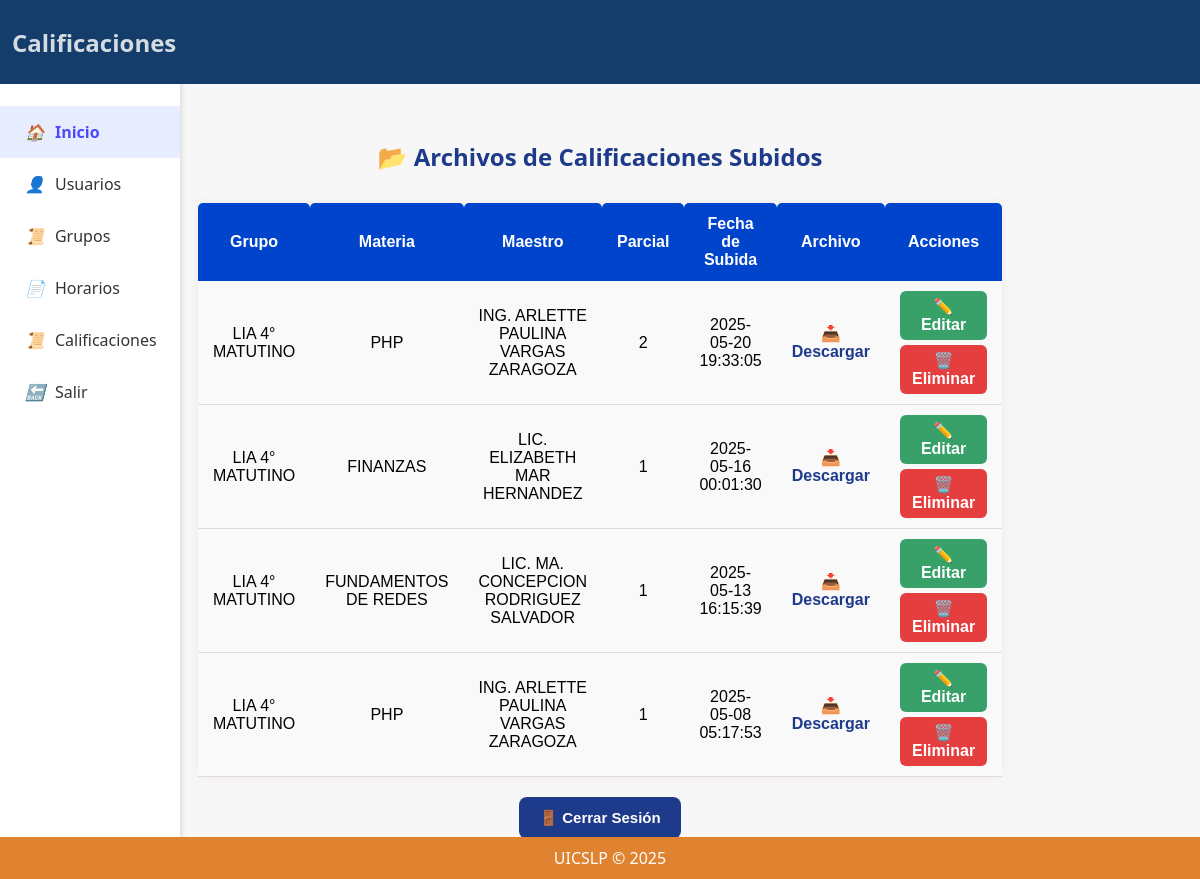
/panel_admin.php (signed in), run on an earlier commit of the app's database.
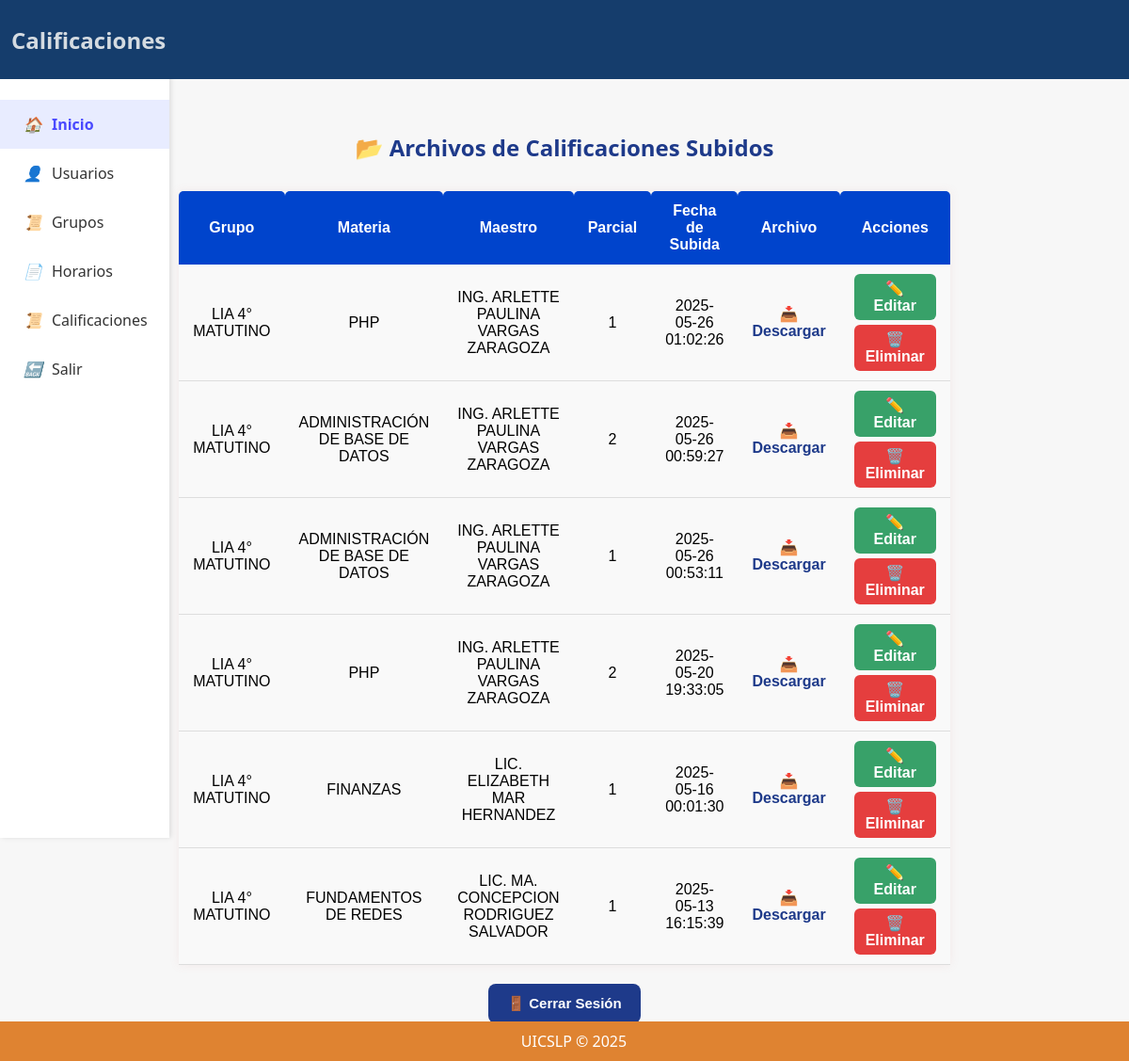
And on a later commit of the database.
### tables this page shows
CREATE TABLE IF NOT EXISTS `archivos_calificaciones` (
  `id_archivo` int NOT NULL AUTO_INCREMENT,
  `id_maestro` int NOT NULL,
  `id_grupo` int NOT NULL,
  `id_materia` int NOT NULL,
  `parcial` int NOT NULL,
  `nombre_excel` varchar(255) DEFAULT NULL,
  `nombre_pdf` varchar(255) DEFAULT NULL,
  `fecha_subida` timestamp NULL DEFAULT CURRENT_TIMESTAMP,
  PRIMARY KEY (`id_archivo`),
  KEY `id_maestro` (`id_maestro`),
  KEY `id_grupo` (`id_grupo`),
  KEY `id_materia` (`id_materia`)
);

CREATE TABLE IF NOT EXISTS `grupos` (
  `id_grupo` int NOT NULL AUTO_INCREMENT,
  `nombre_grupo` varchar(100) NOT NULL,
  `id_carrera` int NOT NULL,
  `id_semestre` int DEFAULT NULL,
  PRIMARY KEY (`id_grupo`),
  KEY `id_carrera` (`id_carrera`),
  KEY `id_semestre` (`id_semestre`)
);

CREATE TABLE IF NOT EXISTS `materias` (
  `id_materia` int NOT NULL AUTO_INCREMENT,
  `nombre_materia` varchar(100) NOT NULL,
  PRIMARY KEY (`id_materia`)
);

CREATE TABLE IF NOT EXISTS `maestros` (
  `id_maestro` int NOT NULL AUTO_INCREMENT,
  `nombre_completo` varchar(100) NOT NULL,
  `usuario` varchar(20) NOT NULL,
  `contrasena` varchar(255) NOT NULL,
  PRIMARY KEY (`id_maestro`),
  UNIQUE KEY `usuario` (`usuario`)
);

### panel_admin.php (the view, shortened to what this page needs)
<?php
include("conexion.php");
$sql = "
SELECT
    ac.id_archivo,
    ac.id_grupo,
    ac.id_materia,
    ac.id_maestro,
    g.nombre_grupo,
    m.nombre_materia,
    ma.nombre_completo AS maestro,
    ac.parcial,
    ac.nombre_excel,
    ac.fecha_subida
FROM archivos_calificaciones ac
JOIN grupos g ON ac.id_grupo = g.id_grupo
JOIN materias m ON ac.id_materia = m.id_materia
JOIN maestros ma ON ac.id_maestro = ma.id_maestro
ORDER BY ac.fecha_subida DESC
";
$resultado = $conn->query($sql);
?>
<!DOCTYPE html>
<html lang="es">
<head>
    <link rel="stylesheet" href="adm.css">
    <link rel="stylesheet" href="../menu_adm.css">
    <link rel="stylesheet" href="../tabla.css">
</head>
<body>
    <header><h2>Calificaciones</h2></header>
    <aside class="sidebar">
    <ul class="menu">
        <li class="active" onclick="window.location.href='../inicio_adm.php'"><i>🏠</i>Inicio</li>
        <li class="submenu">
            <i>👤</i>Usuarios
        </li>
        <li onclick="window.location.href='../adm_grupos.php'"><i>📜</i>Grupos</li>
        <li class="submenu">
            <i>📄</i>Horarios
        </li>
        <li onclick="window.location.href='SC/panel_admin.php'"><i>📜</i>Calificaciones</li>
        <li onclick="window.location.href='../index.php'"><i>🔙</i>Salir</li>
    </ul>
</aside>
    <main>
    <div class="contenedor2">
        <h2>📂 Archivos de Calificaciones Subidos</h2>
        <table>
            <tr>
                <th>Grupo</th>
                <th>Materia</th>
                <th>Maestro</th>
                <th>Parcial</th>
                <th>Fecha de Subida</th>
                <th>Archivo</th>
                <th>Acciones</th>
            </tr>
            <?php if ($resultado->num_rows > 0): ?>
                <?php while ($row = $resultado->fetch_assoc()): ?>
                    <tr>
                        <td><?php echo htmlspecialchars($row['nombre_grupo']); ?></td>
                        <td><?php echo htmlspecialchars($row['nombre_materia']); ?></td>
                        <td><?php echo htmlspecialchars($row['maestro']); ?></td>
                        <td><?php echo $row['parcial']; ?></td>
                        <td><?php echo $row['fecha_subida']; ?></td>
                        <td>
                            <a class="descargar" href="archivos_excel/<?php echo $row['nombre_excel']; ?>" download>
                                📥 Descargar
                            </a>
                        </td>
                        <td class="acciones">
                            <a class="editar" href="editar_calificacion.php?id_grupo=<?php echo $row['id_grupo']; ?>&id_materia=<?php echo $row['id_materia']; ?>&id_maestro=<?php echo $row['id_maestro']; ?>&parcial=<?php echo $row['parcial']; ?>">
                                ✏️ Editar
                            </a>
                            <a class="eliminar" href="eliminar_archivo.php?id=<?php echo $row['id_archivo']; ?>"
                               onclick="return confirm('¿Eliminar este archivo y sus calificaciones asociadas?')">
                                🗑️ Eliminar
                            </a>
                        </td>
                    </tr>
                <?php endwhile; ?>
            <?php else: ?>
                <tr><td colspan="7">No hay archivos registrados.</td></tr>
            <?php endif; ?>
        </table>
        <form action="logout.php" method="post" class="logout">
            <button type="submit">🚪 Cerrar Sesión</button>
        </form>
    </div>
    </main>
    <footer>UICSLP © 2025 </footer>
</body>
</html>

### adm.css (style rules this page uses)
.contenedor2 h2 { text-align: center; color: #1e3a8a; margin-bottom: 30px; font-size: 24px; }
.descargar { color: #1e3a8a; text-decoration: none; font-weight: bold; }
.acciones { display: flex; flex-direction: column; gap: 5px; }
.editar { background-color: #38a169; color: white; padding: 6px 12px; border-radius: 6px; text-decoration: none; font-weight: bold; }
.eliminar { background-color: #e53e3e; color: white; padding: 6px 12px; border-radius: 6px; text-decoration: none; font-weight: bold; }
.logout { text-align: center; }
.logout button { padding: 12px 20px; font-size: 15px; background-color: #1e3a8a; color: white; border: none; border-radius: 8px; font-weight: bold; cursor: pointer; }

### menu_adm.css (style rules this page uses)
body { margin: 0; font-family: 'Segoe UI', sans-serif; background-color: #f7f7f7; min-height: 100vh; padding-top: 70px; }
.sidebar { height: 100vh; width: 180px; background-color: #ffffff; box-shadow: 2px 0 5px rgba(0, 0, 0, 0.1); padding-top: 20px; position: fixed; }
.menu { list-style-type: none; padding: 0; }
.menu li { padding: 15px 25px; cursor: pointer; display: flex; align-items: center; color: #333; position: relative; }
.menu li i { margin-right: 10px; }
.menu li.active { background-color: #e8ecff; font-weight: bold; color: #4a4aff; }
.submenu { position: relative; }
header { position: fixed; top: 0; left: 0; width: 100%; height: 60px; display: flex; justify-content: space-between; align-items: center; padding: 12px; background-color: rgb(21, 61, 108); color: rgb(212, 219, 225); z-index: 1000; }
header h2 { align-items: center; justify-content: center; }
footer { position: fixed; bottom: 0; left: 0; width: 100%; background-color: rgb(223, 131, 49); color: rgb(255, 255, 255); padding: 10px; font-family: 'Segoe UI', Tahoma, Geneva, Verdana, sans-serif; text-align: center; }

### tabla.css (style rules this page uses)
table { width: 60%; margin: 20px auto; border-collapse: collapse; font-family: Arial, sans-serif; box-shadow: 0 0 10px rgba(208, 122, 122, 0.1); }
th { background-color: #0044cc; color: white; padding: 12px 15px; text-align: center; border-radius: 5px 5px 0 0; }
td { padding: 10px 15px; text-align: center; background-color: #f9f9f9; border-bottom: 1px solid #ddd; }
button { padding: 5px 10px; background-color: #28a745; color: white; border: none; border-radius: 4px; cursor: pointer; }
main { padding-top: 50px; padding-bottom: 40px; }

What changed in the data, as far as the page shows it:
removed archivos_calificaciones: id_grupo.nombre_grupo "LIA 4° MATUTINO", id_materia.nombre_materia "PHP", id_maestro.nombre_completo "ING. ARLETTE PAULINA VARGAS ZARAGOZA", parcial "1", fecha_subida "2025-05-08 05:17:53"
added archivos_calificaciones: id_grupo.nombre_grupo "LIA 4° MATUTINO", id_materia.nombre_materia "PHP", id_maestro.nombre_completo "ING. ARLETTE PAULINA VARGAS ZARAGOZA", parcial "1", fecha_subida "2025-05-26 01:02:26"
added archivos_calificaciones: id_grupo.nombre_grupo "LIA 4° MATUTINO", id_materia.nombre_materia "ADMINISTRACIÓN DE BASE DE DATOS", id_maestro.nombre_completo "ING. ARLETTE PAULINA VARGAS ZARAGOZA", parcial "2", fecha_subida "2025-05-26 00:59:27"
added archivos_calificaciones: id_grupo.nombre_grupo "LIA 4° MATUTINO", id_materia.nombre_materia "ADMINISTRACIÓN DE BASE DE DATOS", id_maestro.nombre_completo "ING. ARLETTE PAULINA VARGAS ZARAGOZA", parcial "1", fecha_subida "2025-05-26 00:53:11"
